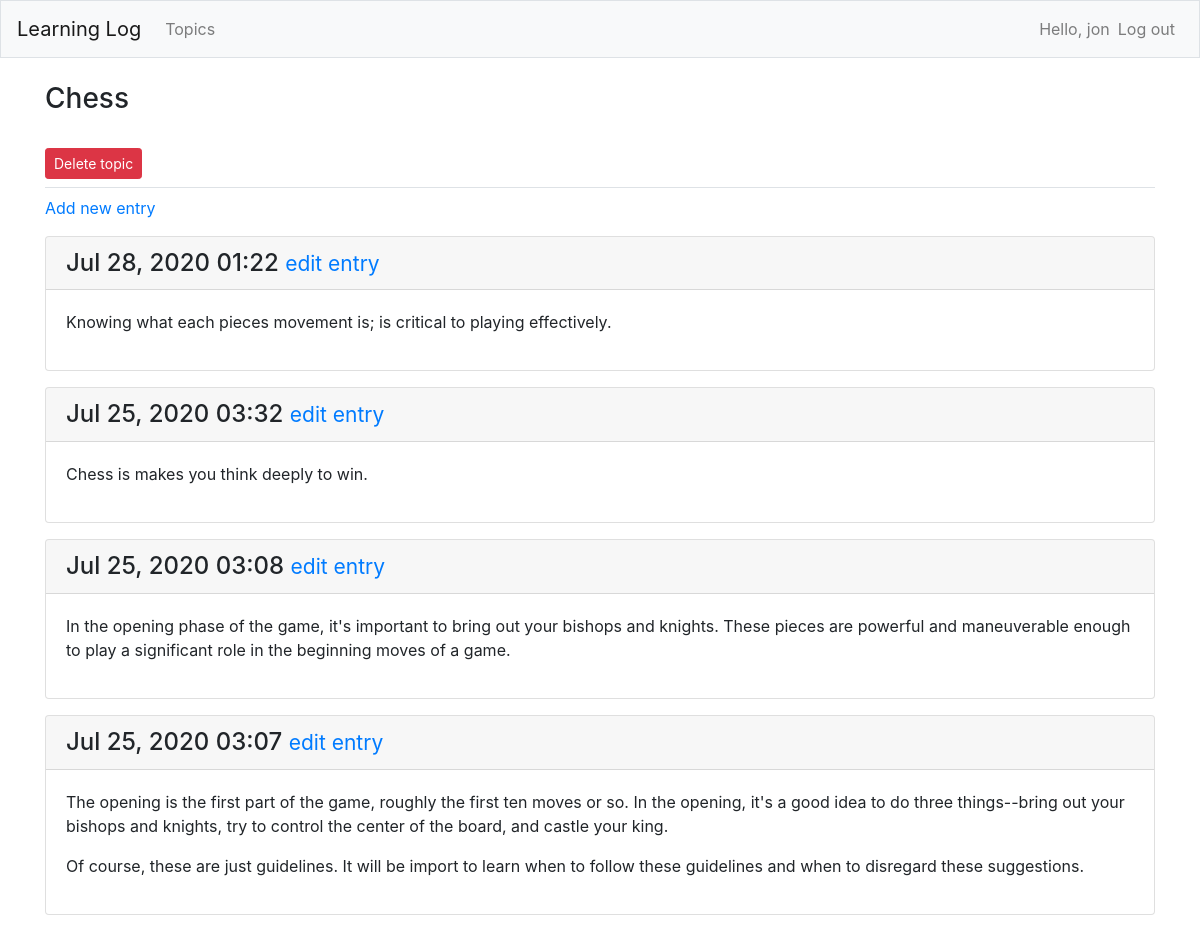
The app's page /topics/1/ (signed in), older data.
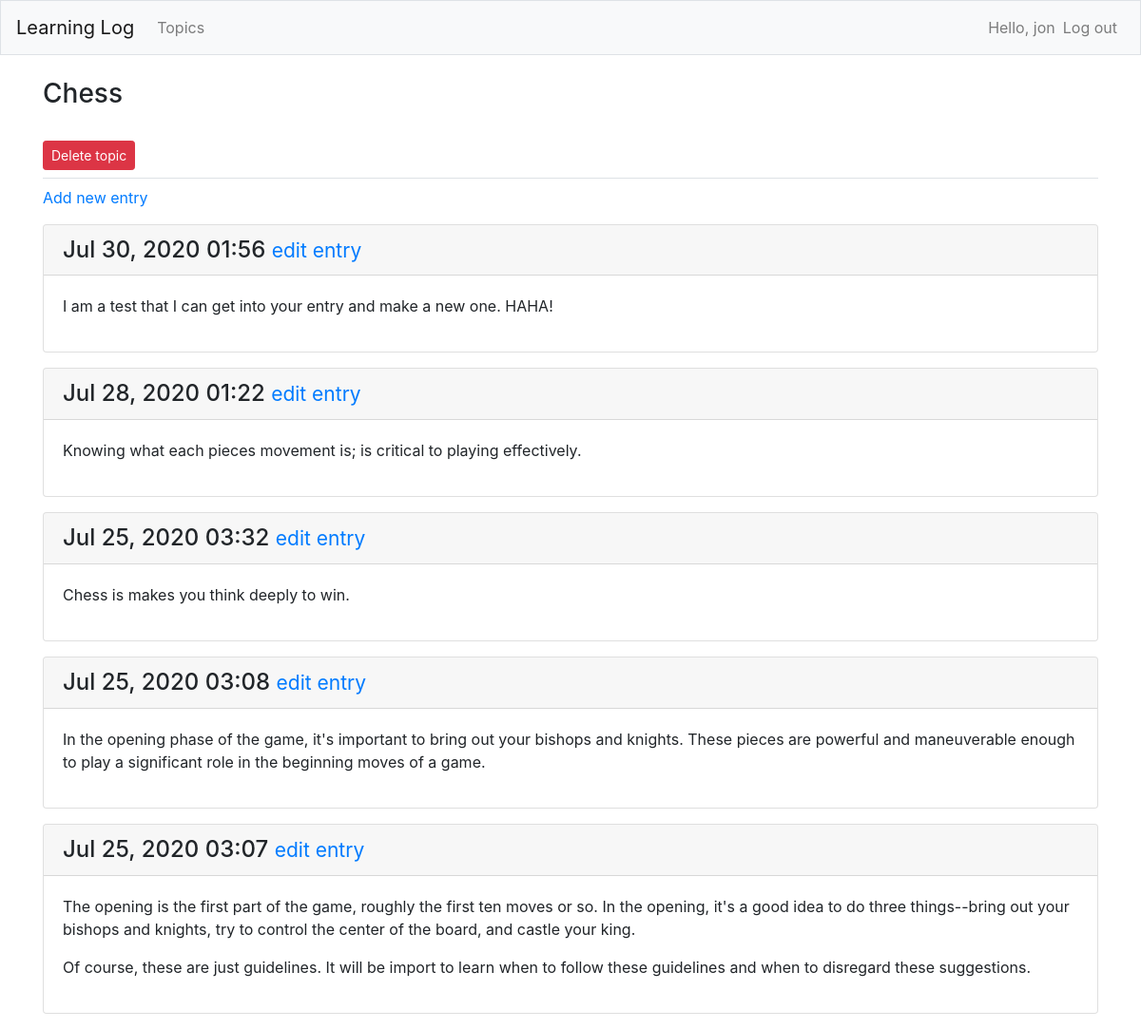
The same page, newer data.
### learning_logs/models.py (models this page shows, shortened)
class Entry(models.Model):
    topic = models.ForeignKey(Topic, on_delete=models.CASCADE)
    text = models.TextField()
    date_added = models.DateTimeField(auto_now_add=True)
    class Meta:
        verbose_name_plural = 'entries'

### learning_logs/views.py (the view)
# urls.py: path('topics/<int:topic_id>/', views.topic, name='topic'),
@login_required
def topic(request, topic_id):
    topic = Topic.objects.get(id=topic_id)
    check_topic_owner(request, topic)
    entries = topic.entry_set.order_by('-date_added')
    context = {'topic': topic, 'entries': entries}
    return render(request, 'learning_logs/topic.html', context)

### learning_logs/models.py (called while the page is built)
    def __str__(self):
        return self.text

### learning_logs/views.py (called while the page is built)
def check_topic_owner(request, topic):
    if topic.owner != request.user:
        raise Http404

### learning_logs/templates/learning_logs/topic.html
{% extends "learning_logs/base.html" %}
{% block page_header %}
    <h3>{{ topic }}</h3>
    <a class="btn btn-danger btn-sm mt-4" role="button"
        href="{% url 'learning_logs:delete_topic' topic.id %}">Delete topic
    </a>
{% endblock page_header %}
{% block content %}
    <p>
        <a href="{% url 'learning_logs:new_entry' topic.id %}">Add new entry</a>
    </p>
    {% for entry in entries %}
        <div class="card mb-3">
            <h4 class="card-header">
                {{ entry.date_added|date:'M d, Y H:i' }}
                <small><a href="{% url 'learning_logs:edit_entry' entry.id %}">
                    edit entry</a></small>
            </h4>
            <div class="card-body">
                {{ entry.text|linebreaks }}
            </div>
        </div>
    {% empty %}
        <p>There are no entries for this topic yet.</p>
    {% endfor %}
{% endblock content %}

Row changes from the older to the newer data that the page shows:
added Entry: date_added "Jul 30, 2020 01:56", text "I am a test that I can get into your entry and make a new one. HAHA!"
